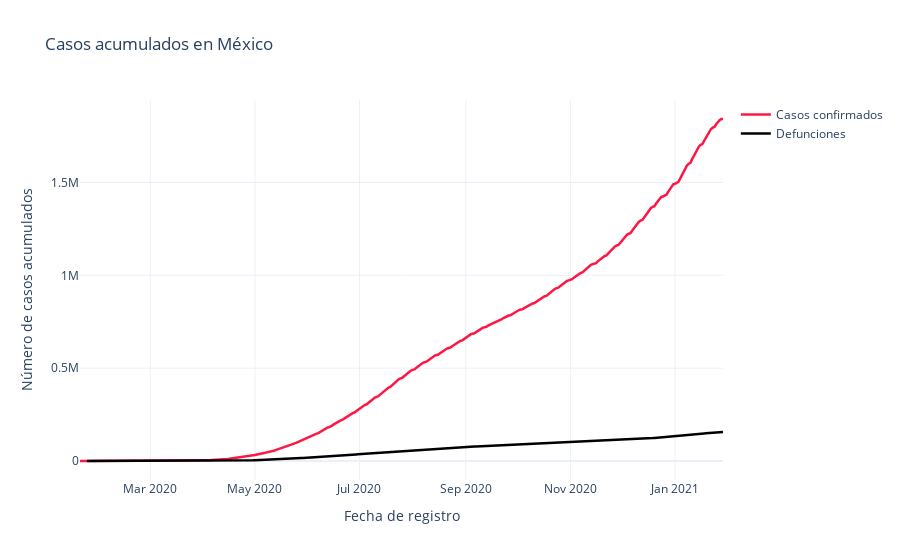

Source (notebook cell):
### Code cell
# Ploting the commulative confirmed and deaths cases ...

def acum_plot(x_conf_data, y_conf_data, x_def_data, y_def_data, region ):
    fig_acum = go.Figure()

    fig_acum.add_trace(go.Scatter(x = x_conf_data, y = y_conf_data,
                    mode = "lines" , line = dict(color = "#ff1744", width = 2.5), name = "Casos confirmados" ))

    fig_acum.add_trace(go.Scatter(x = x_def_data, y = y_def_data,
                    mode = "lines", line = dict(color = "black", width = 2.5), name = "Defunciones "))

    fig_acum.update_xaxes(title = "Fecha de registro")
    fig_acum.update_yaxes(title = "Número de casos acumulados")
    fig_acum.update_layout(title = "Casos acumulados en " + region )
    fig_acum.show()


# fig_acum = go.Figure()

# fig_acum.add_trace(go.Scatter(x = confirmados_por_fecha["fecha_ingreso"], y = confirmados_por_fecha["casos_acumulados"],
#                     mode = "lines" , line = dict(color = "#ff1744", width = 2.5), name = "Casos confirmados" ))

# fig_acum.add_trace(go.Scatter(x = defunciones_por_fecha["fecha_defuncion"], y = defunciones_por_fecha["defunciones_acumuladas"],
#                     mode = "lines", line = dict(color = "black", width = 2.5), name = "Defunciones "))



# fig_acum.update_xaxes(title = "Fecha de registro")
# fig_acum.update_yaxes(title = "Número de casos acumulados")
# fig_acum.update_layout(title = "Casos acumulados en México")
# fig_acum.show()

acum_plot(confirmados_por_fecha["fecha_ingreso"],confirmados_por_fecha["casos_acumulados"],
            defunciones_por_fecha["fecha_defuncion"], defunciones_por_fecha["defunciones_acumuladas"], region = "México" )

### Figure 1 — Plotly figure (JSON) as saved in the notebook; plotly's stock layout.template omitted (floating-point values rounded to 4 significant figures; data arrays with more than 128 entries replaced by an {"elided": "..."} marker saying what was removed)
{"data": [{"line": {"color": "#ff1744", "width": 2.5}, "mode": "lines", "name": "Casos confirmados", "type": "scatter", "x": {"elided": "343 str values"}, "y": {"elided": "343 int values"}}, {"line": {"color": "black", "width": 2.5}, "mode": "lines", "name": "Defunciones ", "type": "scatter", "x": {"elided": "320 str values"}, "y": {"elided": "320 int values"}}], "layout": {"title": {"text": "Casos acumulados en México"}, "xaxis": {"title": {"text": "Fecha de registro"}}, "yaxis": {"title": {"text": "Número de casos acumulados"}}}}
